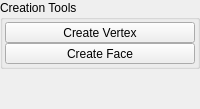
            <widget class="QWidget" name="tab_2">
             <attribute name="title">
              <string>C</string>
             </attribute>
             <layout class="QVBoxLayout" name="verticalLayout_10">
              <property name="spacing">
               <number>6</number>
              </property>
              <property name="leftMargin">
               <number>0</number>
              </property>
              <property name="topMargin">
               <number>0</number>
              </property>
              <property name="rightMargin">
               <number>0</number>
              </property>
              <property name="bottomMargin">
               <number>0</number>
              </property>
              <item>
               <widget class="QGroupBox" name="groupBox_4">
                <property name="sizePolicy">
                 <sizepolicy hsizetype="Preferred" vsizetype="Maximum">
                  <horstretch>0</horstretch>
                  <verstretch>0</verstretch>
                 </sizepolicy>
                </property>
                <property name="title">
                 <string>Creation Tools</string>
                </property>
                <layout class="QVBoxLayout" name="verticalLayout_9">
                 <property name="spacing">
                  <number>0</number>
                 </property>
                 <property name="leftMargin">
                  <number>2</number>
                 </property>
                 <property name="topMargin">
                  <number>2</number>
                 </property>
                 <property name="rightMargin">
                  <number>2</number>
                 </property>
                 <property name="bottomMargin">
                  <number>2</number>
                 </property>
                 <item>
                  <widget class="QToolButton" name="toolButton_20">
                   <property name="sizePolicy">
                    <sizepolicy hsizetype="Preferred" vsizetype="Fixed">
                     <horstretch>0</horstretch>
                     <verstretch>0</verstretch>
                    </sizepolicy>
                   </property>
                   <property name="text">
                    <string>Create Vertex</string>
                   </property>
                   <property name="checkable">
                    <bool>true</bool>
                   </property>
                  </widget>
                 </item>
                 <item>
                  <widget class="QToolButton" name="toolButton_21">
                   <property name="sizePolicy">
                    <sizepolicy hsizetype="Preferred" vsizetype="Fixed">
                     <horstretch>0</horstretch>
                     <verstretch>0</verstretch>
                    </sizepolicy>
                   </property>
                   <property name="text">
                    <string>Create Face</string>
                   </property>
                   <property name="checkable">
                    <bool>true</bool>
                   </property>
                  </widget>
                 </item>
                </layout>
               </widget>
              </item>
              <item>
               <spacer name="verticalSpacer_4">
                <property name="orientation">
                 <enum>Qt::Vertical</enum>
                </property>
                <property name="sizeHint" stdset="0">
                 <size>
                  <width>20</width>
                  <height>40</height>
                 </size>
                </property>
               </spacer>
              </item>
             </layout>
            </widget>
